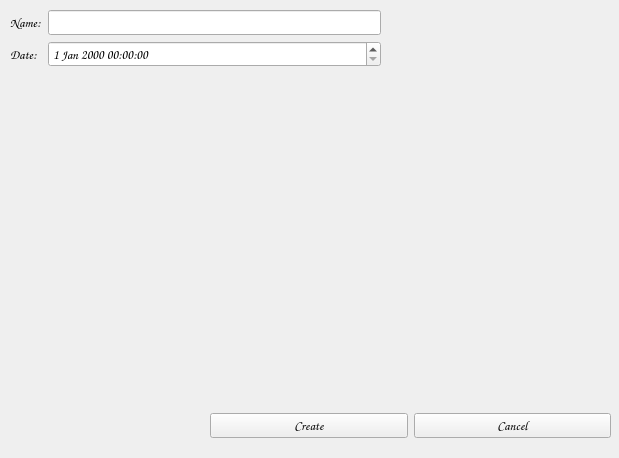
<?xml version="1.0" encoding="UTF-8"?>
<ui version="4.0">
 <class>Createscript</class>
 <widget class="QWidget" name="Createscript">
  <property name="geometry">
   <rect>
    <x>0</x>
    <y>0</y>
    <width>619</width>
    <height>458</height>
   </rect>
  </property>
  <property name="font">
   <font>
    <family>Comic Sans MS</family>
    <pointsize>10</pointsize>
   </font>
  </property>
  <property name="windowTitle">
   <string>Create script</string>
  </property>
  <widget class="QsciScintilla" name="tEScriptEdit">
   <property name="geometry">
    <rect>
     <x>10</x>
     <y>80</y>
     <width>601</width>
     <height>301</height>
    </rect>
   </property>
   <property name="toolTip">
    <string/>
   </property>
   <property name="whatsThis">
    <string/>
   </property>
  </widget>
  <widget class="QWidget" name="horizontalLayoutWidget">
   <property name="geometry">
    <rect>
     <x>210</x>
     <y>400</y>
     <width>401</width>
     <height>51</height>
    </rect>
   </property>
   <layout class="QHBoxLayout" name="horizontalLayout">
    <item>
     <widget class="QPushButton" name="pBCreate">
      <property name="text">
       <string>Create</string>
      </property>
     </widget>
    </item>
    <item>
     <widget class="QPushButton" name="pBCancel">
      <property name="text">
       <string>Cancel</string>
      </property>
     </widget>
    </item>
   </layout>
  </widget>
  <widget class="QWidget" name="formLayoutWidget_2">
   <property name="geometry">
    <rect>
     <x>10</x>
     <y>10</y>
     <width>371</width>
     <height>61</height>
    </rect>
   </property>
   <layout class="QFormLayout" name="formLayout_2">
    <item row="0" column="0">
     <widget class="QLabel" name="aaaaLabel">
      <property name="text">
       <string>Name:</string>
      </property>
     </widget>
    </item>
    <item row="0" column="1">
     <widget class="QLineEdit" name="nameLineEdit"/>
    </item>
    <item row="1" column="0">
     <widget class="QLabel" name="dateLabel">
      <property name="text">
       <string>Date:</string>
      </property>
     </widget>
    </item>
    <item row="1" column="1">
     <widget class="QDateTimeEdit" name="dateDateTimeEdit"/>
    </item>
   </layout>
  </widget>
 </widget>
 <customwidgets>
  <customwidget>
   <class>QsciScintilla</class>
   <extends>QFrame</extends>
   <header>Qsci/qsciscintilla.h</header>
  </customwidget>
 </customwidgets>
 <resources/>
 <connections/>
</ui>
